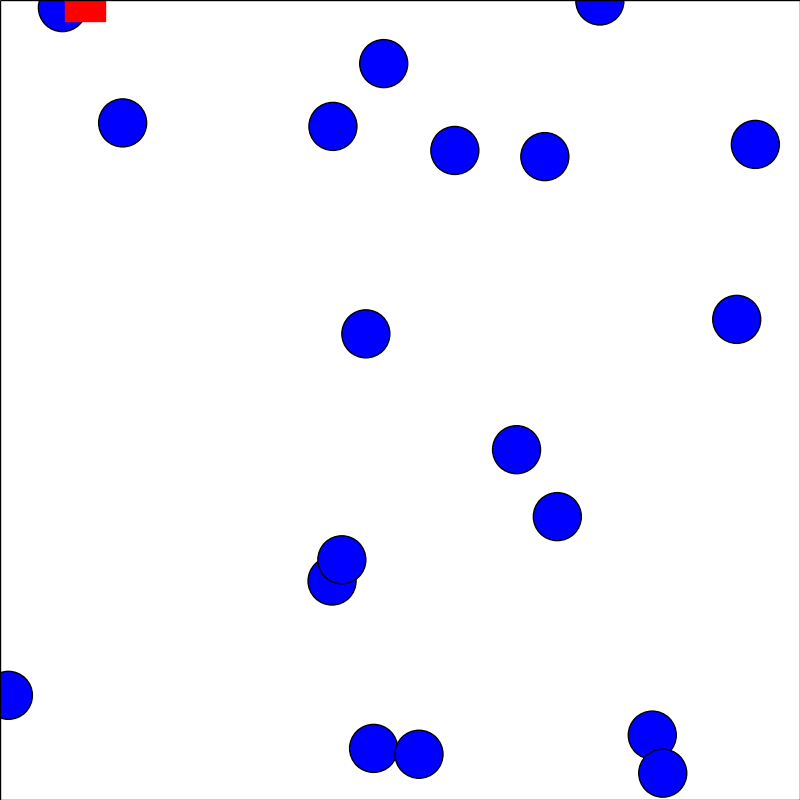
#> input picture pipeline/test.png, 800 x 800 px
$ python pipeline.py   (Python 2 division)   (older library calls are emulated)
#> lines starting #> are read from the running program, lines starting #| are printed output that depends on the picture
import scipy.misc as misc
import matplotlib.pyplot as plt
import numpy as np

class InputImage:
    """
    Input Image class. Given a filepath to an image it will automatically
    load the image and build a low res gray scale version of the image by
    first lopping the image to match a factor (hard coded to 8), then
    grayscaling the image and finally reducing the size by a factor of 8.
    """
    def __init__(self,filepath):
#> called with filepath = 'test.png'
        self.fovealImg    = misc.imread(filepath)
#> self.fovealImg is the input picture: shape (800, 800, 4); mean R, G, B, A 241.1, 240.8, 252.4, 255
        self.peripheryImg = self._buildPeriphery()
        return

    def _buildPeriphery(self):
        loppedImg = self._lop()
        gray = self._toGray(loppedImg)
        reduced = misc.imresize(gray,1/8.)
        reduced = reduced[np.newaxis,:,:]
        return reduced

    def _toGray(self,array):
        red  = array[:,:,0]
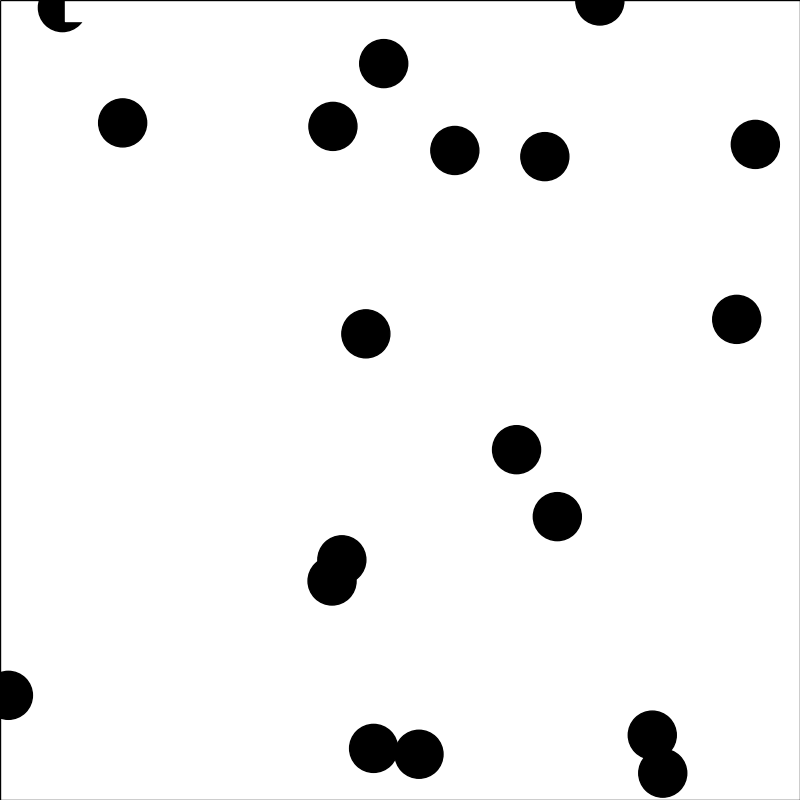
#> red: shape (800, 800); min 0, max 255, mean 241.1
        green= array[:,:,1]
        blue = array[:,:,2]
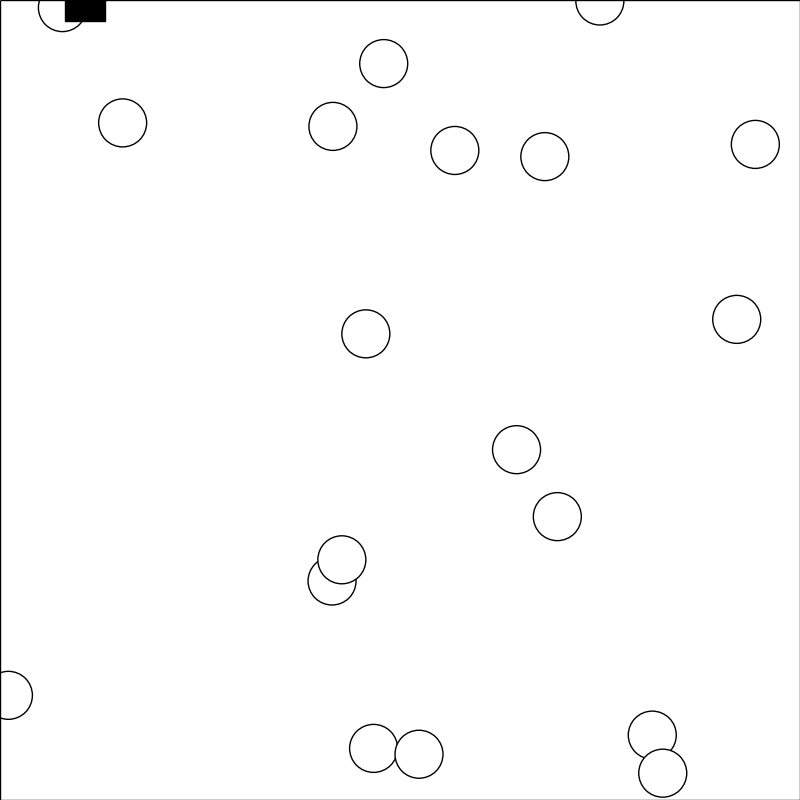
#> blue: shape (800, 800); min 0, max 255, mean 252.4

        return 0.299*red + 0.587*green + 0.114*blue
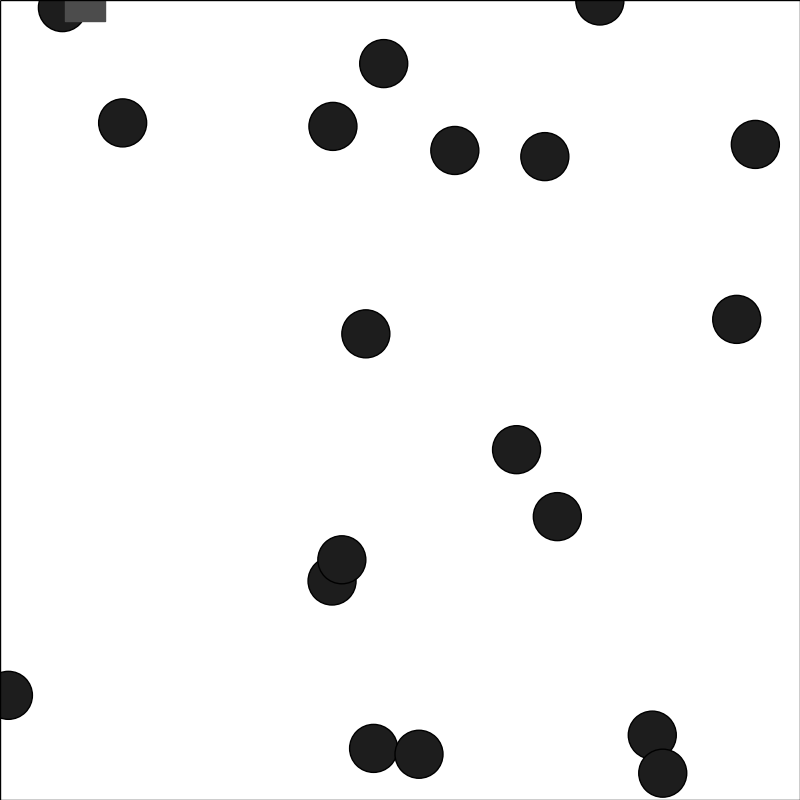
#> returned value: shape (800, 800) float64; min 0, max 255, mean 242.2
#> in _buildPeriphery, `reduced = misc.imresize(gray,1/8.)`:
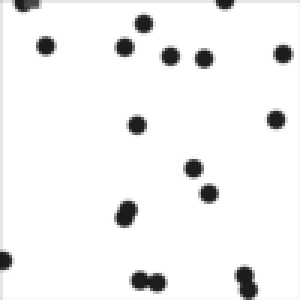
#> reduced: shape (100, 100) (shown 3 times larger); min 25, max 255, mean 242.5

    def _lop(self, fact=8):
        width, height = self.fovealImg.shape[0:2]
        left,right,top,bottom = (0, width, 0, height)

        if width % fact != 0:
            x_offset = width % fact
            left, right = (x_offset/2, width - x_offset/2)
            if x_offset % 2 != 0:
                right -= 1

        if height % fact != 0:
            y_offset = height % fact
            top, bottom = (y_offset/2, height - y_offset/2)
            if y_offset % 2 != 0:
                bottom -= 1

        loppedImg = self.fovealImg[left:right+1,top:bottom+1,:]
        return loppedImg

class TrainingImage(InputImage):
    def __init__(self,filepath,stimLoc,testing=False):
        self.fovealImg    = misc.imread(filepath)
        self.peripheryImg = self._buildPeriphery()

        self.stimLocFoveal = map(int,stimLoc*800)
        self.stimLocPeriphery = map(int,stimLoc*10)

        self.foveInd = self._extractIndex(self.stimLocFoveal,800)
        self.periInd = self._extractIndex(self.stimLocPeriphery,10)

        self.periTrainVec = np.zeros(100)
        self.periTrainVec[self.periInd] = 1
        self.foveTrainVec = np.zeros(640000)
        self.foveTrainVec[self.foveInd] = 1

        if testing==True:
            self.periTrainImg = np.zeros((10,10))
            self.periTrainImg[9-self.stimLocPeriphery[1],self.stimLocPeriphery[0]] = 1
            print stimLoc
            plt.subplot(221)
            plt.imshow(self.fovealImg)
            plt.subplot(222)
            plt.imshow(self.peripheryImg)
            plt.subplot(223)
            plt.imshow(self.periTrainImg)
            plt.show()
        return

    def _extractIndex(self,stim,size):
        return stim[0]*size + stim[1]

if __name__ == '__main__':
    test = InputImage('test.png')

    plt.subplot(211)
    plt.imshow(test.fovealImg)
    plt.subplot(212)
    #plt.imshow(test.peripheryImg,cmap='gray')
    plt.show()

    test = TrainingImage('test.png',np.random.random(2))
    print test.stimLocPeriphery,test.stimLocFoveal
